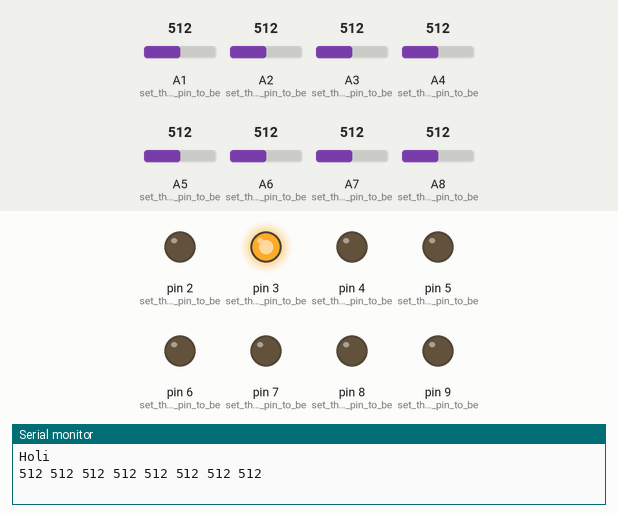
This sketch was run on a simulated Arduino Mega 2560, built with avr-gcc and run on an emulated ATmega2560. Shown: output pins drawn as LEDs (lit = HIGH), the last lines printed to the serial monitor. The inputs (shaded band) are chosen by the test bench; at power-on: A1 (set_the_red_LED_pin_to_be) = 512, A2 (set_the_red_LED_pin_to_be) = 512, A3 (set_the_red_LED_pin_to_be) = 512, A4 (set_the_red_LED_pin_to_be) = 512, A5 (set_the_red_LED_pin_to_be) = 512, A6 (set_the_red_LED_pin_to_be) = 512, A7 (set_the_red_LED_pin_to_be) = 512, A8 (set_the_red_LED_pin_to_be) = 512.

Above: at 0.25 s.
At 0.65 s:
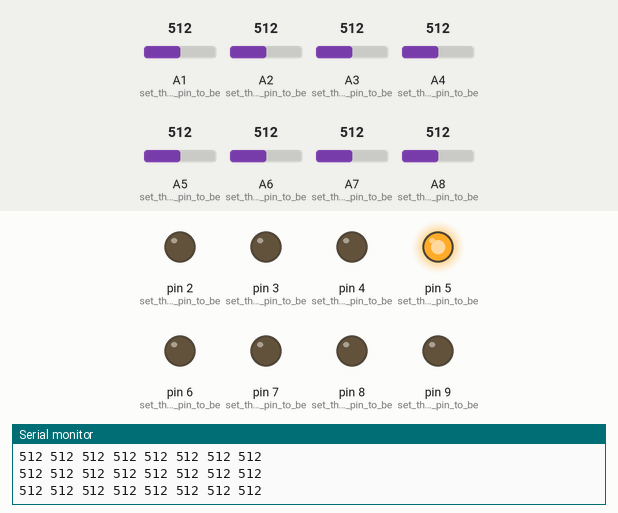
At 1.06 s:
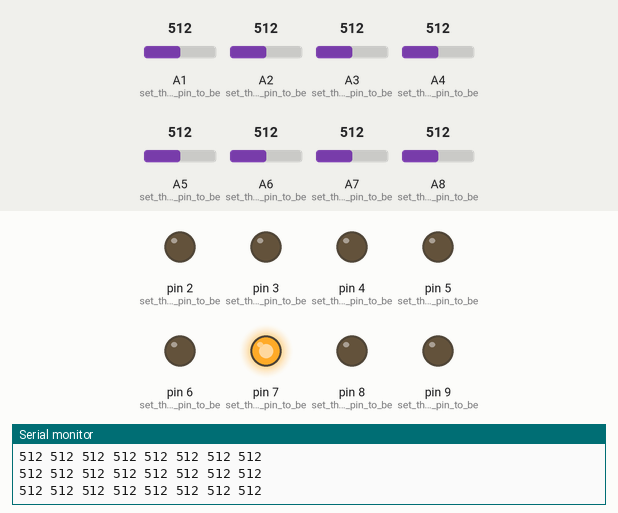
At 1.9 s:
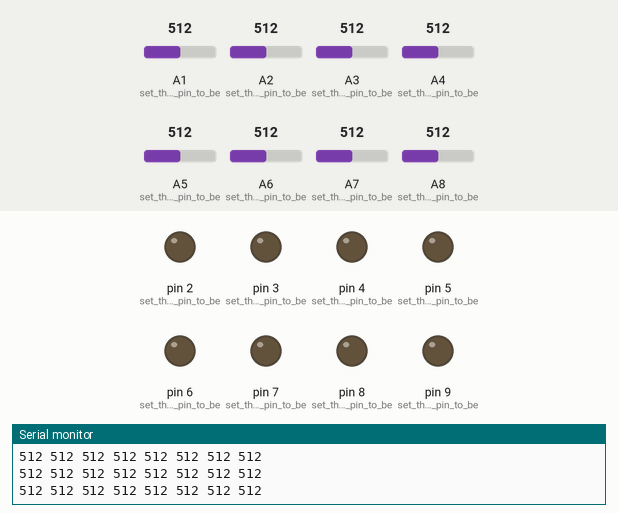
At 3.17 s:
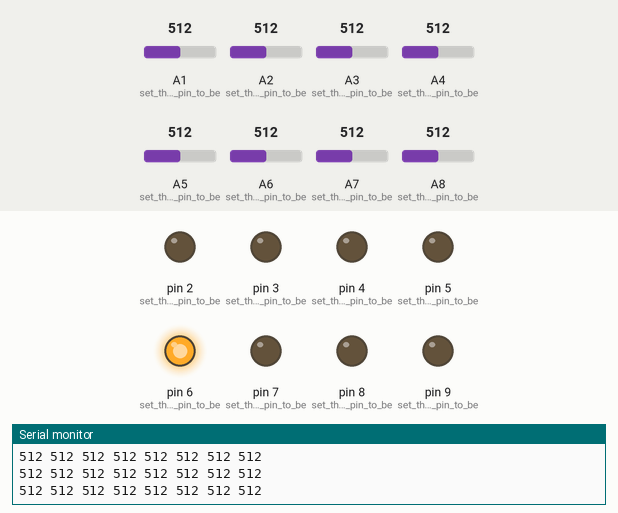
At 4.68 s:
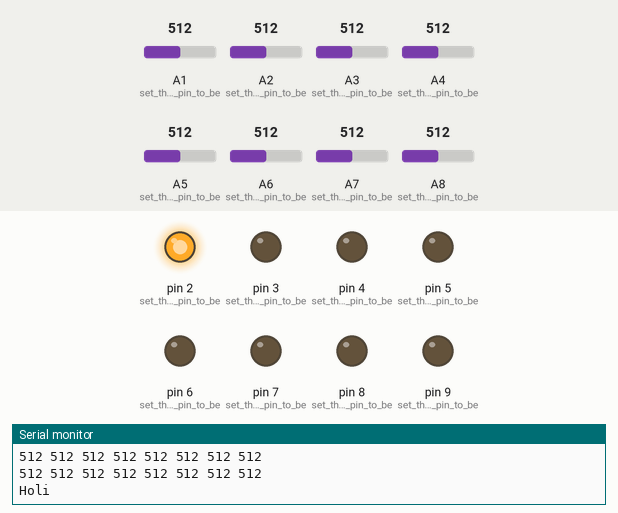
Timing chart, 0 to 5.3 s (numbered marks = the images above):
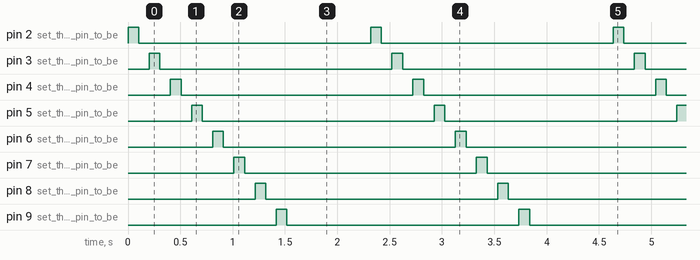

Measured:
- by itself, pin 2 (set_the_switch_pin_to_be), pin 3 (set_the_switch_pin_to_be), pin 4 (set_the_switch_pin_to_be), pin 5 (set_the_switch_pin_to_be), pin 6 (set_the_switch_pin_to_be), pin 7 (set_the_switch_pin_to_be), pin 8 (set_the_switch_pin_to_be), pin 9 (set_the_switch_pin_to_be): alternates HIGH for 0.10 s and LOW for 2.2 s
- by itself, everything shown: repeats every 2.3 s, in 16 steps

The sketch:

Test.ino
```cpp
 int pin_Dig_in= 2;
  int pin_Dig_fin= 9;
  int pin_Anl_in= 1;
  int pin_Anl_fin= 8;

void setup() {
  Serial.begin(9600);


  pinMode(2, OUTPUT);    // set the switch pin to be an input
  pinMode(3, OUTPUT);    // set the switch pin to be an input
  pinMode(4, OUTPUT);    // set the switch pin to be an input
  pinMode(5, OUTPUT);    // set the switch pin to be an input
  pinMode(6, OUTPUT);    // set the switch pin to be an input
  pinMode(7, OUTPUT);    // set the switch pin to be an input
  pinMode(8, OUTPUT);    // set the switch pin to be an input
  pinMode(9, OUTPUT);    // set the switch pin to be an input
  pinMode(A1, INPUT);   // set the red LED pin to be an output
  pinMode(A2, INPUT);   // set the red LED pin to be an output
  pinMode(A3, INPUT);   // set the red LED pin to be an output
  pinMode(A4, INPUT);   // set the red LED pin to be an output
  pinMode(A5, INPUT);   // set the red LED pin to be an output
  pinMode(A6, INPUT);   // set the red LED pin to be an output
  pinMode(A7, INPUT);   // set the red LED pin to be an output
  pinMode(A8, INPUT);   // set the red LED pin to be an output

  digitalWrite(2, LOW);
  digitalWrite(3, LOW);
  digitalWrite(4, LOW);
  digitalWrite(5, LOW);
  digitalWrite(6, LOW);
  digitalWrite(7, LOW);
  digitalWrite(8, LOW);
  digitalWrite(9, LOW);

}

void loop() {
  Serial.println("Holi");

  for (int a=pin_Dig_in; a<=pin_Dig_fin; a++){
      digitalWrite(a, HIGH);
      delay(100);
      for (int b=pin_Anl_in; b<=pin_Anl_fin; b++){
         int A  = analogRead(b);
         if (A>895){
            //Serial.print("("); Serial.print(b); Serial.print(",1) ");
            //Serial.print(1);
            Serial.print(A); Serial.print(" ");
            }
         else{
            //Serial.print(0);
            Serial.print(A); Serial.print(" ");
            }
      }
      Serial.println(" ");
      digitalWrite(a, LOW);
      delay(100);
    }
  delay(700);
 }
```
